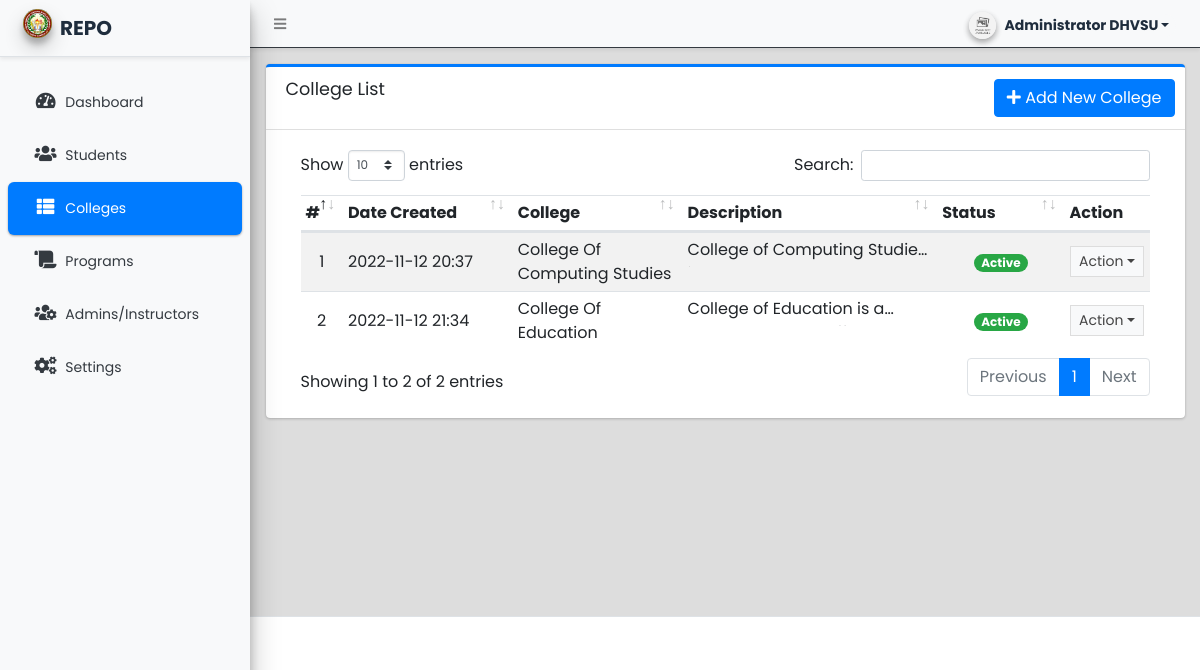
The page /admin/?page=departments (signed in) on the database as committed earlier.
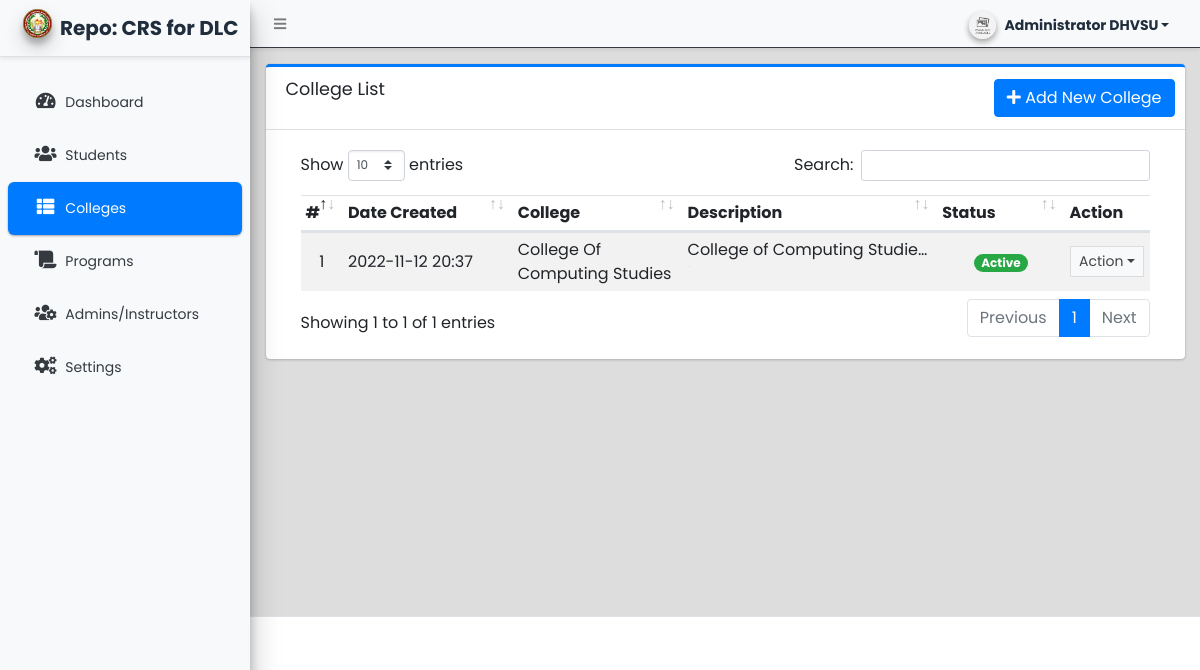
The same page on the database as committed later.
### tables this page shows
CREATE TABLE `department_list` (
  `id` int(30) NOT NULL,
  `name` text NOT NULL,
  `description` text NOT NULL,
  `status` tinyint(1) NOT NULL DEFAULT 1,
  `date_created` datetime NOT NULL DEFAULT current_timestamp(),
  `date_updated` datetime DEFAULT NULL ON UPDATE current_timestamp()
);

### classes/DBConnection.php (called while the page is built, shortened)
<?php
class DBConnection{
    private $host = DB_SERVER;
    private $username = DB_USERNAME;
    private $password = DB_PASSWORD;
    private $database = DB_NAME;
    public $conn;
    public function __construct(){
        if (!isset($this->conn)) {
            $this->conn = new mysqli($this->host, $this->username, $this->password, $this->database);
        }
    }
}
?>

### classes/SystemSettings.php (called while the page is built, shortened)
<?php
class SystemSettings extends DBConnection{
	function info($field=''){
		if(!empty($field)){
			if(isset($_SESSION['system_info'][$field]))
				return $_SESSION['system_info'][$field];
			else
				return false;
		}else{
			return false;
		}
	}
}
$_settings = new SystemSettings();
?>

### config.php (called while the page is built, shortened)
<?php
require_once('classes/DBConnection.php');
require_once('classes/SystemSettings.php');
function validate_image($file){
	if(!empty($file)){
        $ex = explode('?',$file);
        $file = $ex[0];
        $param =  isset($ex[1]) ? '?'.$ex[1]  : '';
		if(is_file(base_app.$file)){
			return base_url.$file.$param;
		}else{
			return base_url.'dist/img/no-image-available.png';
		}
	}else{
		return base_url.'dist/img/no-image-available.png';
	}
}
?>

### admin/departments/index.php (the view, shortened to what the changed rows need)
<div class="card card-outline card-primary">
    <div class="card-header">
        <h3 class="card-title">College List</h3>
        <div class="card-tools">
            <a href="javascript:void(0)" id="create_new" class="btn btn-primary"><span class="fas fa-plus"></span> Add
                New College</a>
        </div>
    </div>
    <div class="card-body">
        <div class="container-fluid">
            <div class="container-fluid">
                <table class="table table-hover table-striped">
                    <colgroup>
                        <col width="5%">
                        <col width="20%">
                        <col width="20%">
                        <col width="30%">
                        <col width="15%">
                        <col width="10%">
                    </colgroup>
                    <thead>
                        <tr>
                            <th>#</th>
                            <th>Date Created</th>
                            <th>College</th>
                            <th>Description</th>
                            <th>Status</th>
                            <th>Action</th>
                        </tr>
                    </thead>
                    <tbody>
                        <?php
						$i = 1;
						$qry = $conn->query("SELECT * from `department_list`order by `name` asc ");
						while($row = $qry->fetch_assoc()):
					?>
                        <tr>
                            <td class="text-center"><?php echo $i++; ?></td>
                            <td class=""><?php echo date("Y-m-d H:i",strtotime($row['date_created'])) ?></td>
                            <td><?php echo ucwords($row['name']) ?></td>
                            <td class="truncate-1"><?php echo $row['description'] ?></td>
                            <td class="text-center">
                                <?php
                                    switch($row['status']){
                                        case '1':
                                            echo "<span class='badge badge-success badge-pill'>Active</span>";
                                            break;
                                    }
                                ?>
                            </td>
                            <td align="center">
                                <button type="button"
                                    class="btn btn-flat btn-default btn-sm dropdown-toggle dropdown-icon"
                                    data-toggle="dropdown">
                                    Action
                                </button>
                            </td>
                        </tr>
                        <?php endwhile; ?>
                    </tbody>
                </table>
            </div>
        </div>
    </div>
</div>

### admin/inc/navigation.php (shortened to what the changed rows need)
<aside class="main-sidebar sidebar-light-primary elevation-4 sidebar-no-expand bg-light">
    <a href="<?php echo base_url ?>admin" class="brand-link bg-transparent text-sm shadow-sm">
        <img src="<?php echo validate_image($_settings->info('logo')) ?>" alt="Store Logo"
            class="brand-image img-circle elevation-3 bg-black"
            style="width: 1.8rem;height: 1.8rem;max-height: unset;object-fit:scale-down;object-position:center center">
        <span style="font-size:20px;" class="brand-text text-bold"><?php echo ($_settings->info('short_name')) ?></span>
    </a>
</aside>

Rows that differ between the two databases and show on the page:
removed department_list: date_created "2022-11-12 21:34", name "College Of Education", description "College of Education is…", status "Active"
Other text that changed with them:
$_settings->info('short_name'): "REPO" → "Repo: CRS for DLC"
text written by a page script: "Show entries Search: Showing 1 to 2 of 2 entries Previous 1 Next" → "Show entries Search: Showing 1 to 1 of 1 entries Previous 1 Next"
